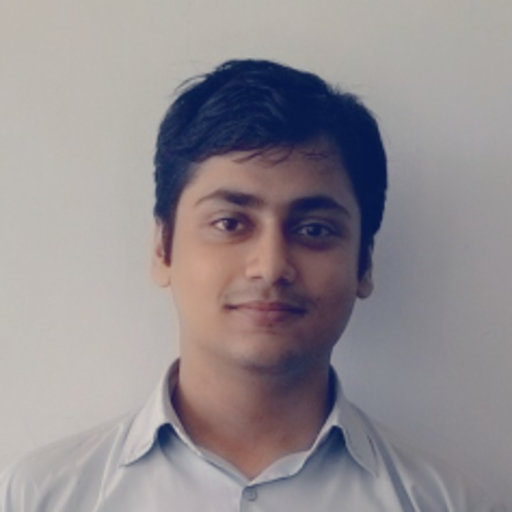
#> input picture OpenCV/Image Files/sachin.jpg, 512 x 512 px, found by its file name
$ python FaceDetection1.py
#> lines starting #> are read from the running program, lines starting #| are printed output that depends on the picture; after the words box and inside, x2 and y2 are one past the last pixel; in counts of white or black regions, pixels touching at a corner belong together
'''
Face Detection Using Haar Cascades

Basics
Object Detection using Haar feature-based cascade classifiers is an effective object detection method proposed by Paul Viola and
Michael Jones in their paper, “Rapid Object Detection using a Boosted Cascade of Simple Features” in 2001. It is a machine
learning based approach where a cascade function is trained from a lot of positive and negative images. It is then used to
detect objects in other images.

Here we will work with face detection. Initially, the algorithm needs a lot of positive images (images of faces) and negative
images (images without faces) to train the classifier. Then we need to extract features from it. For this, haar features shown
in below image are used. They are just like our convolutional kernel. Each feature is a single value obtained by subtracting sum
of pixels under white rectangle from sum of pixels under black rectangle.

Now all possible sizes and locations of each kernel is used to calculate plenty of features. (Just imagine how much computation
it needs? Even a 24x24 window results over 160000 features). For each feature calculation, we need to find sum of pixels under
white and black rectangles. To solve this, they introduced the integral images. It simplifies calculation of sum of pixels, how
large may be the number of pixels, to an operation involving just four pixels. Nice, isn’t it? It makes things super-fast.

But among all these features we calculated, most of them are irrelevant. For example, consider the image below. Top row shows
two good features. The first feature selected seems to focus on the property that the region of the eyes is often darker than
the region of the nose and cheeks. The second feature selected relies on the property that the eyes are darker than the bridge
of the nose. But the same windows applying on cheeks or any other place is irrelevant. So how do we select the best features
out of 160000+ features? It is achieved by Adaboost.

For this, we apply each and every feature on all the training images. For each feature, it finds the best threshold which will
classify the faces to positive and negative. But obviously, there will be errors or misclassifications. We select the features
with minimum error rate, which means they are the features that best classifies the face and non-face images. (The process is
not as simple as this. Each image is given an equal weight in the beginning. After each classification, weights of misclassified
images are increased. Then again same process is done. New error rates are calculated. Also new weights. The process is continued
until required accuracy or error rate is achieved or required number of features are found).

Final classifier is a weighted sum of these weak classifiers. It is called weak because it alone can’t classify the image, but
together with others forms a strong classifier. The paper says even 200 features provide detection with 95% accuracy. Their
final setup had around 6000 features. (Imagine a reduction from 160000+ features to 6000 features. That is a big gain).

Final classifier is a weighted sum of these weak classifiers. It is called weak because it alone can’t classify the image, but
together with others forms a strong classifier. The paper says even 200 features provide detection with 95% accuracy. Their
final setup had around 6000 features. (Imagine a reduction from 160000+ features to 6000 features. That is a big gain).

So now you take an image. Take each 24x24 window. Apply 6000 features to it. Check if it is face or not. Wow.. Wow.. Isn’t it a
little inefficient and time consuming? Yes, it is. Authors have a good solution for that.

In an image, most of the image region is non-face region. So it is a better idea to have a simple method to check if a window is
not a face region. If it is not, discard it in a single shot. Don’t process it again. Instead focus on region where there can be
a face. This way, we can find more time to check a possible face region.

For this they introduced the concept of Cascade of Classifiers. Instead of applying all the 6000 features on a window, group the
features into different stages of classifiers and apply one-by-one. (Normally first few stages will contain very less number of
features). If a window fails the first stage, discard it. We don’t consider remaining features on it. If it passes, apply the
second stage of features and continue the process. The window which passes all stages is a face region. How is the plan !!!

Authors’ detector had 6000+ features with 38 stages with 1, 10, 25, 25 and 50 features in first five stages. (Two features in
the above image is actually obtained as the best two features from Adaboost). According to authors, on an average, 10 features
out of 6000+ are evaluated per sub-window.

So this is a simple intuitive explanation of how Viola-Jones face detection works. Read paper for more details or check out
the references in Additional Resources section.


OpenCV comes with a trainer as well as detector. If you want to train your own classifier for any object like car, planes etc.
you can use OpenCV to create one. Its full details are given here: Cascade Classifier Training.
'''


#-----------------Classify--------------
'''
First we need to load the required XML classifiers. Then load our input image (or video) in grayscale mode.
'''

import numpy as np
import cv2
import sys

# Check if the OS is Windows or Linux
if sys.platform == 'win32':
    PATH_sys = 'C:/Users/reyfrancis'
elif sys.platform == 'linux':
    PATH_sys = '/home/rey'

face_cascade = cv2.CascadeClassifier(PATH_sys + '/Desktop/Mastering-Python/OpenCV/haarcascades/haarcascade_frontalface_default.xml')
eye_cascade = cv2.CascadeClassifier(PATH_sys + '/Desktop/Mastering-Python/OpenCV/haarcascades/haarcascade_eye.xml')

img = cv2.imread(PATH_sys + '/Desktop/Mastering-Python/OpenCV/Image Files/sachin.jpg')
#> img is the input picture: shape (512, 512, 3); mean B, G, R 144.1, 140.3, 146.5
gray = cv2.cvtColor(img, cv2.COLOR_BGR2GRAY)
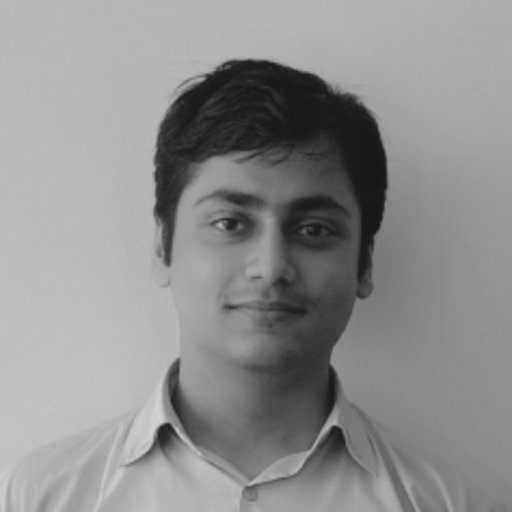
#> gray: shape (512, 512); min 21, max 212, mean 142.6

'''
Now we find the faces in the image. If faces are found, it returns the positions of detected faces as Rect(x,y,w,h). Once we get
these locations, we can create a ROI for the face and apply eye detection on this ROI (since eyes are always on the face !!! ).
'''

faces = face_cascade.detectMultiScale(gray, 1.3, 5)
#> faces = [[154, 133, 236, 236]]
for (x,y,w,h) in faces:
    img = cv2.rectangle(img,(x,y),(x+w,y+h),(255,0,0),2)
    roi_gray = gray[y:y+h, x:x+w]
    roi_color = img[y:y+h, x:x+w]
    eyes = eye_cascade.detectMultiScale(roi_gray)
    for (ex,ey,ew,eh) in eyes:
        cv2.rectangle(roi_color,(ex,ey),(ex+ew,ey+eh),(0,255,0),2)
#> this loop made 1 pass
#> (x, y, w, h, eyes) on pass 1: (154, 133, 236, 236, [[51, 61, 59, 59], [131, 69, 53, 53], [132, 166, 26, 26]])
#> pass 1, `img = cv2.rectangle(img,(x,y),(x+w,y+h),(255,0,0),2)`:
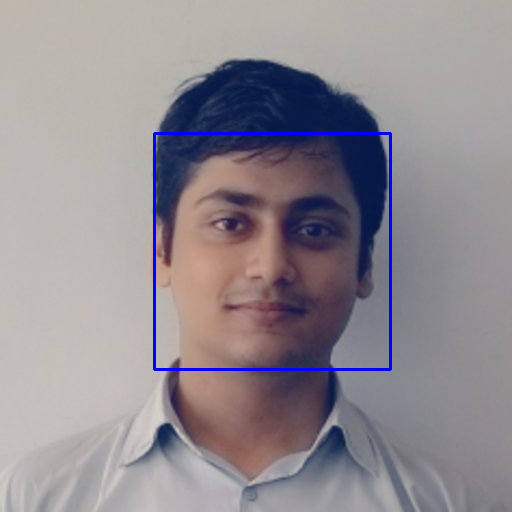
#> img: shape (512, 512, 3); 1.08% of pixels changed, all inside (x1, y1, x2, y2) = (153, 132, 392, 371)
#> pass 1, `roi_gray = gray[y:y+h, x:x+w]`:
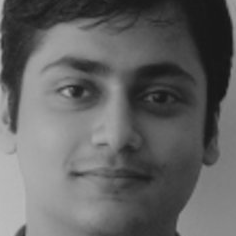
#> roi_gray: shape (236, 236); min 21, max 189, mean 98.5
#> pass 1, `roi_color = img[y:y+h, x:x+w]`:
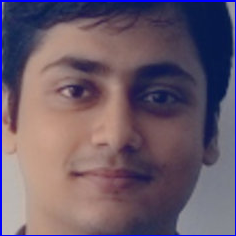
#> roi_color: shape (236, 236, 3); mean B, G, R 105.9, 89.8, 106
#> after the loop:
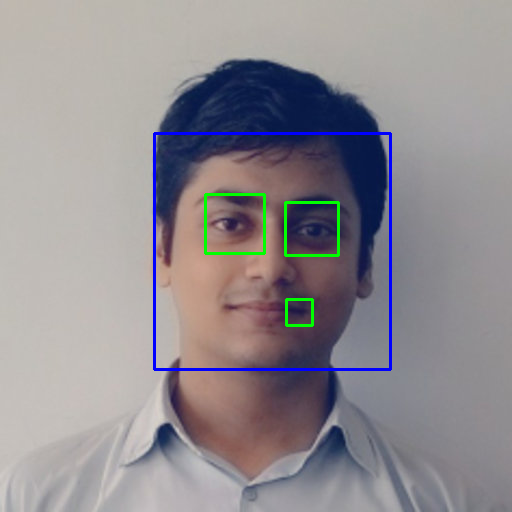
#> img: shape (512, 512, 3); 0.63% of pixels changed, all inside (x1, y1, x2, y2) = (204, 193, 340, 327)
#> after the loop:
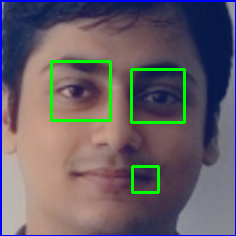
#> roi_color: shape (236, 236, 3); 2.95% of pixels changed, all inside (x1, y1, x2, y2) = (50, 60, 186, 194)

cv2.imshow('img',img)
cv2.waitKey(0)
cv2.destroyAllWindows()
